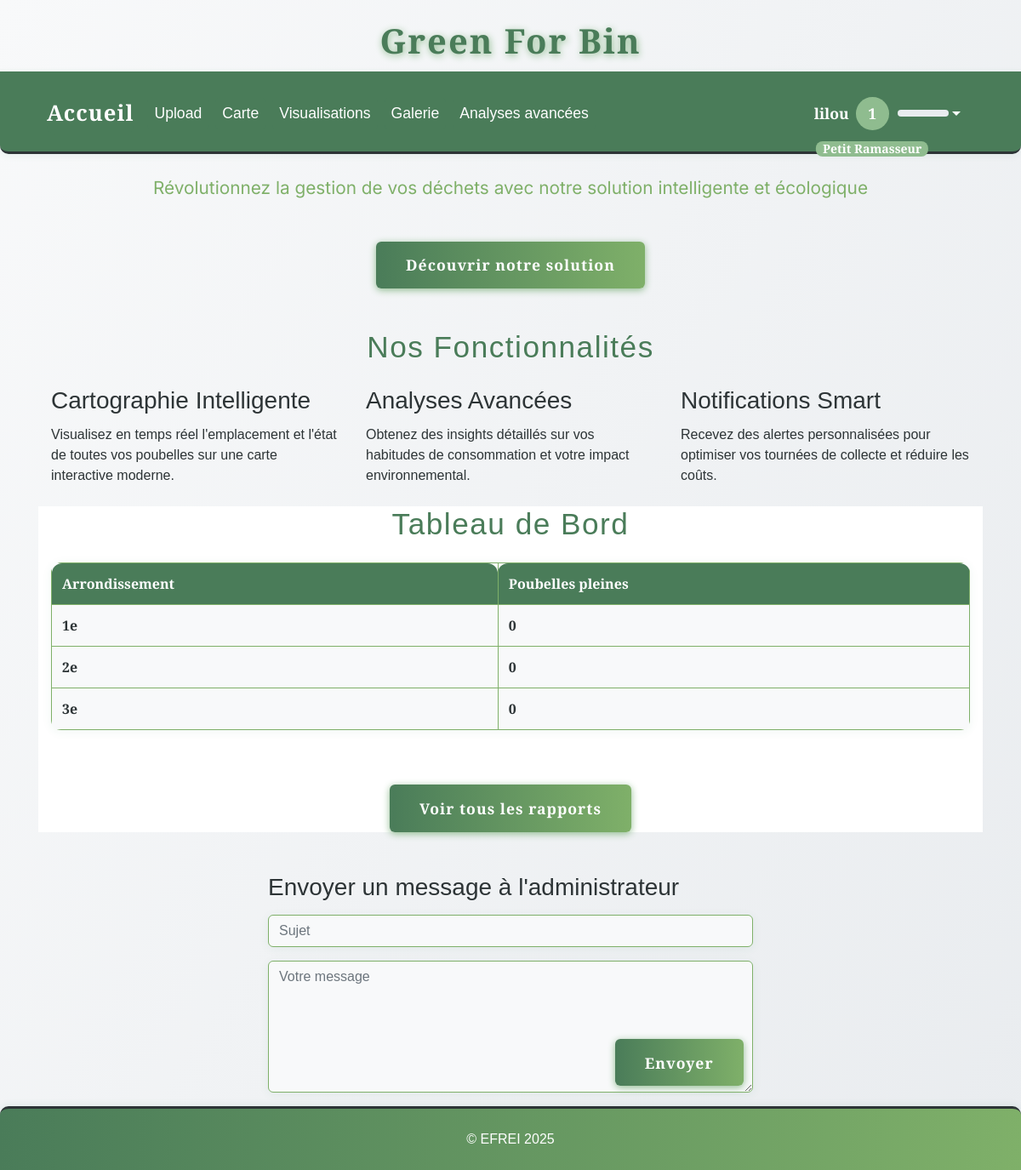
Before: / (signed in) with the older database file.
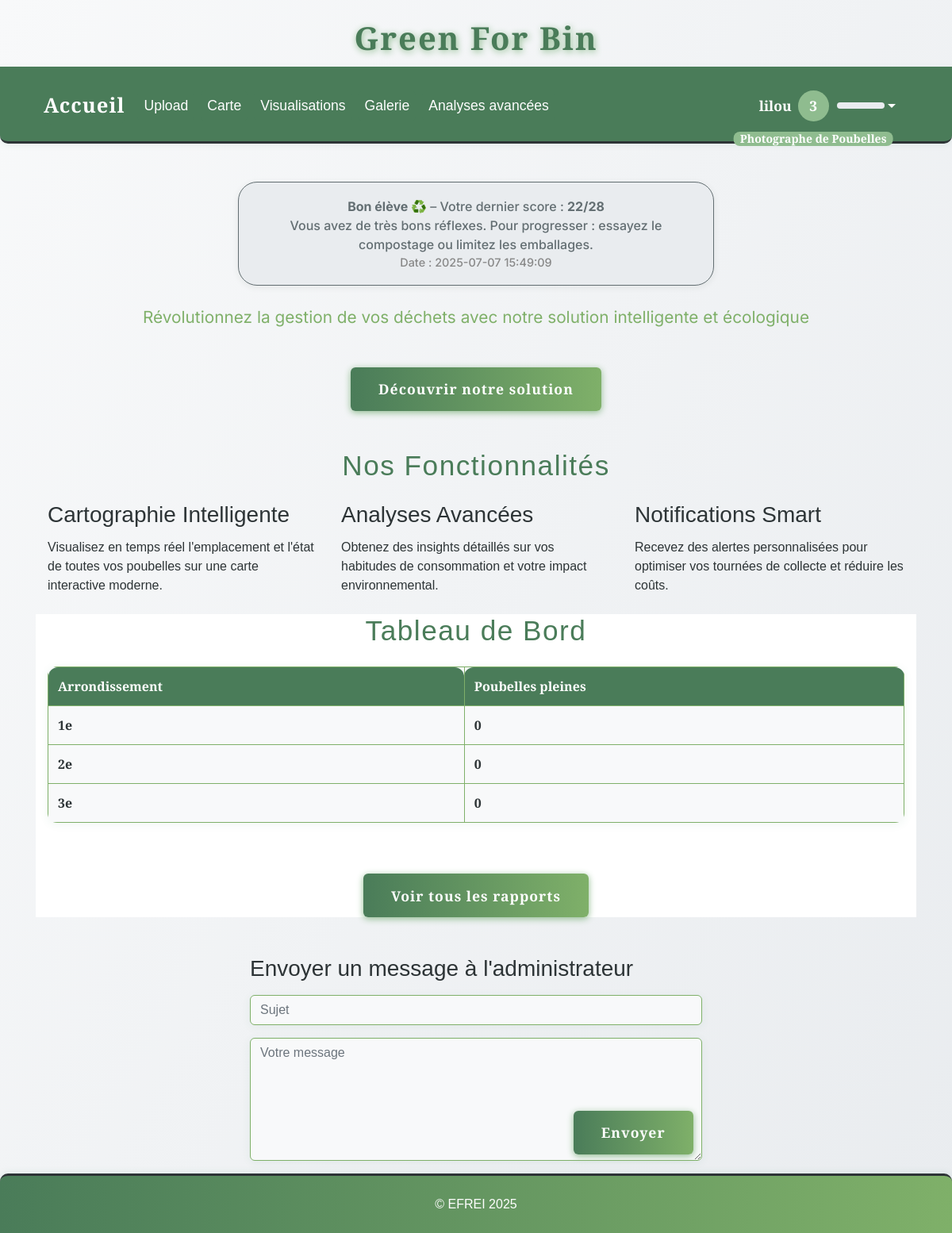
After: the same page with the newer database file.
### tables this page shows
CREATE TABLE user_eco_analysis (
                id INTEGER PRIMARY KEY AUTOINCREMENT,
                user_id INTEGER NOT NULL,
                date_filled TEXT NOT NULL,
                score INTEGER NOT NULL,
                details TEXT,
                FOREIGN KEY(user_id) REFERENCES users(id)
            );

### app.py (the view)
@app.route('/', methods=['GET', 'POST'])
def index():
    if 'user_id' not in session:
        return redirect(url_for('login'))
    arr_stats = []
    last_eco = None
    if 'user_id' in session:
        try:
            with sqlite3.connect(DB_PATH) as conn:
                c = conn.cursor()
                c.execute("SELECT score, date_filled FROM user_eco_analysis WHERE user_id = ? ORDER BY date_filled DESC LIMIT 1", (session['user_id'],))
                row = c.fetchone()
                if row:
                    score, date_filled = row
                    if score >= 24:
                        conseil = 'Bravo ! Vos habitudes ont un impact positif. Continuez à inspirer les autres autour de vous. Essayez les défis zéro déchet, ou rejoignez une initiative locale.'
                        titre = 'Éco-expert 🌱'
                        alert = 'success'
                    elif score >= 18:
                        conseil = 'Vous avez de très bons réflexes. Pour progresser : essayez le compostage ou limitez les emballages.'
                        titre = 'Bon élève ♻️'
                        alert = 'info'
                    elif score >= 12:
                        conseil = 'Vous êtes conscient·e de l’enjeu. Triez systématiquement, renseignez-vous sur les points de collecte.'
                        titre = 'Éco-curieux 🧐'
                        alert = 'warning'
                    else:
                        conseil = 'Pas de panique ! Commencez par des gestes simples comme trier ou acheter en vrac. Chaque geste compte !'
                        titre = 'Débutant·e 🐣'
                        alert = 'danger'
                    last_eco = dict(score=score, date=date_filled, conseil=conseil, titre=titre, alert=alert)
        except Exception as e:
            print(f"[INDEX] Erreur récupération eco_analysis: {e}")
    try:
        with open(os.path.join('static', 'data', 'arrondissements.geojson'), encoding='utf-8') as f:
            arr_geo = json.load(f)
        with open(os.path.join('static', 'data', 'poubelles.json'), encoding='utf-8') as f:
            poubelles = json.load(f)
        arr_polys = []
        for feature in arr_geo['features']:
            arr_name = feature['properties'].get('nom', feature['properties'].get('l_ar'))
            arr_poly = shape(feature['geometry'])
            arr_polys.append((arr_name, arr_poly))
        arr_full_bins = {arr_name: 0 for arr_name, _ in arr_polys}
        for pb in poubelles:
            if pb.get('remplissage', '').startswith('pleine'):
                pt = Point(pb['lon'], pb['lat'])
                for arr_name, arr_poly in arr_polys:
                    if arr_poly.contains(pt):
                        arr_full_bins[arr_name] += 1
                        break
        for arr_name, _ in arr_polys:
            arr_stats.append({
                'arr': arr_name,
                'nb_pleines': arr_full_bins[arr_name]
            })
    except Exception as e:
        print(f"[INDEX] Erreur lors du calcul des stats par arrondissement: {e}")
        arr_stats = [
            {'arr': f"{i}e", 'nb_pleines': 0}
            for i in range(1, 21)
        ]
    print("arr_stats:", arr_stats)
    def arrondissement_key(stat):
        import re
        match = re.match(r"(\d+)", stat['arr'])
        return int(match.group(1)) if match else 0
    arr_stats = sorted(arr_stats, key=arrondissement_key)
    return render_template('about.html', arr_stats=arr_stats, last_eco=last_eco)

### app.py (called while the page is built)
def get_locale():
    return session.get('lang', request.accept_languages.best_match(['en', 'fr']))

@app.context_processor
def inject_locale():
    return dict(get_locale=get_locale)

@app.context_processor
def inject_user_level():
    def user_level():
        if 'user_id' in session:
            try:
                with sqlite3.connect(DB_PATH) as conn:
                    c = conn.cursor()
                    c.execute("SELECT xp FROM users WHERE id = ?", (session['user_id'],))
                    row = c.fetchone()
                    xp = row[0] if row and row[0] is not None else 0
                return get_user_level(xp)
            except Exception as e:
                print(f"[USER LEVEL] {e}")
        return get_user_level(0)
    return dict(user_level=user_level)

### templates/about.html (shortened to what the changed rows need)
{% extends "base.html" %}
{% block content %}
<header class="hero-header" id="home">
    {% if last_eco %}
    <div class="container my-4">
        <div class="alert alert-{{ last_eco.alert }} text-center" style="max-width:600px; margin:0 auto;">
            <b>{{ _(last_eco.titre) }}</b> – {{ _('Votre dernier score :') }} <b>{{ last_eco.score }}/28</b><br>
            <span>{{ _(last_eco.conseil) }}</span>
            <div style="font-size:0.9em; color:#888;">{{ _('Date :') }} {{ last_eco.date }}</div>
        </div>
    </div>
    {% endif %}
</header>
<section class="section" id="features">
    <div class="container">
        <h2 class="section-title">{{ _("Nos Fonctionnalités") }}</h2>
    </div>
</section>
<section class="section" id="stats" style="background: white;">
    <div class="container">
        <h2 class="section-title">{{ _("Tableau de Bord") }}</h2>
        <div class="row">
            <div class="col-12">
                <div class="modern-table">
                    <table class="table table-hover mb-0">
                        <thead>
                            <tr>
                                <th>{{ _("Arrondissement") }}</th>
                                <th>{{ _("Poubelles pleines") }}</th>
                            </tr>
                        </thead>
                    </table>
                </div>
            </div>
        </div>
    </div>
</section>
{% endblock %}

### templates/base.html (shortened to what this page needs)
<!DOCTYPE html>
<html lang="{{ get_locale() }}">
<head>
    <link href="https://cdn.jsdelivr.net/npm/bootstrap@4.6.2/dist/css/bootstrap.min.css" rel="stylesheet">
    <link href="{{ url_for('static', filename='css/style.css') }}" rel="stylesheet">
    <link href="{{ url_for('static', filename='css/greenforbin.css') }}" rel="stylesheet">
</head>
<body>
    <header>
        <h1>{{ _('Green For Bin') }}</h1>
        <nav class="navbar navbar-expand-lg navbar-dark bg-dark">
            <div class="container-fluid">
                <a class="navbar-brand" href="{{ url_for('about') }}">{{ _('Accueil') }}</a>
                <div class="collapse navbar-collapse" id="navbarNav">
                    <ul class="navbar-nav">
                        <li class="nav-item">
                            <a class="nav-link" href="{{ url_for('upload') }}">{{ _('Upload') }}</a>
                        </li>
                        <li class="nav-item">
                            <a class="nav-link" href="{{ url_for('map_view') }}">{{ _('Carte') }}</a>
                        </li>
                        <li class="nav-item">
                            <a class="nav-link" href="{{ url_for('stats') }}">{{ _('Visualisations') }}</a>
                        </li>
                        <li class="nav-item">
                            <a class="nav-link" href="{{ url_for('gallery') }}">{{ _('Galerie') }}</a>
                        </li>
                        <li class="nav-item">
                            <a class="nav-link" href="{{ url_for('analyses_avancees') }}">{{ _('Analyses avancées') }}</a>
                        </li>
                    </ul>
                    <ul class="navbar-nav ml-auto" style="margin-left:auto;">
                        {% if session.get('user_id') %}
                            <li class="nav-item dropdown">
                                <a class="nav-link dropdown-toggle d-flex align-items-center" href="#" id="userDropdown" role="button" data-toggle="dropdown" aria-haspopup="true" aria-expanded="false" style="font-weight:bold; color: var(--cream) !important;">
                                    {{ session.get('username') }}
                                    {% set lvl = user_level() %}
                                    <span class="badge badge-pill ml-2" style="background: #8fbc8f; color: #fff; font-size: 1em; min-width:2.2em; height:2.2em; display:flex; align-items:center; justify-content:center; border-radius:50%; position:relative;">
                                        {{ lvl.level }}
                                        <span style="position:absolute; bottom:-2.2em; left:50%; transform:translateX(-50%); font-size:0.8em; color:#fff; white-space:nowrap; background:#8fbc8f; border-radius:8px; padding:2px 8px;">{{ _(lvl.title) }}</span>
                                    </span>
                                    <div style="width:60px; height:8px; background:#e9ecef; border-radius:4px; margin-left:10px; overflow:hidden; position:relative;">
                                    </div>
                                </a>
                            </li>
                        {% else %}
                            <li class="nav-item">
                                <a class="nav-link" href="{{ url_for('login') }}">{{ _('Connexion') }}</a>
                            </li>
                        {% endif %}
                    </ul>
                </div>
            </div>
        </nav>
    </header>
    <div class="container mt-4">
        {% block content %}{% endblock %}
    </div>
    <footer class="footer-efrei mt-auto py-3">
        <div class="container text-center">
            <span>&copy; EFREI 2025</span>
        </div>
    </footer>
</body>
</html>

Changed rows visible on the page:
added user_eco_analysis: score "22", date "2025-07-07 15:49:09"
Other visible differences:
{{ lvl.level }}: "1" → "3"
text no longer shown: "Petit Ramasseur"
text now shown: "Photographe de Poubelles Bon élève ♻️ – Votre dernier score : /28 Vous avez de très bons réflexes. Pour progresser : essayez le compostage ou limitez les emballages. Date :"
